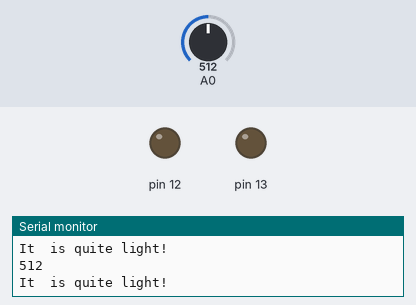
Recording of a sketch running on a simulated Arduino Uno, built with avr-gcc and run on an emulated ATmega328P. On the bench: output pins drawn as LEDs (lit = HIGH), the last lines printed to the serial monitor. The inputs (shaded band) are chosen by the test bench; at power-on: A0 = 512.

Above: at 1.8 s.
1.9 s: A0 set to 469
3.4 s: A0 set to 435
At 5.0 s:
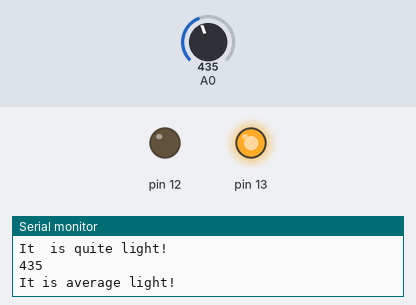
5.5 s: A0 set to 239
7.2 s: A0 set to 217
At 9.2 s:
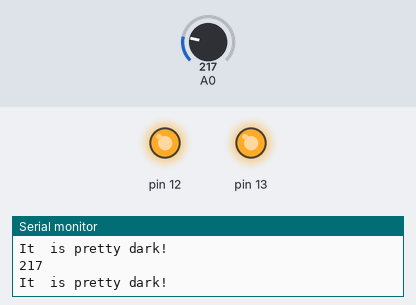
9.5 s: A0 set to 306
At 10.9 s:
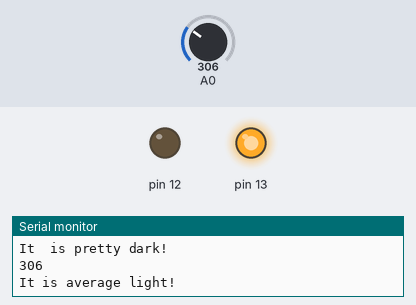
11.5 s: A0 set to 219
At 12.4 s:
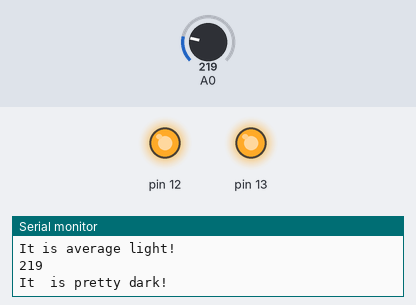
Timing chart, 0 to 14.5 s (numbered marks = the images above; inputs shaded):
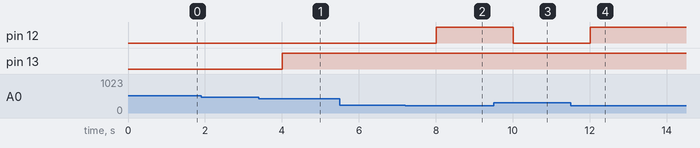

The sketch:

analog_in_code.ino
```cpp
int light = 0;

void setup() {

    Serial.begin(9600);
    pinMode(13, OUTPUT);
    pinMode(12, OUTPUT);
}

void  loop() {

    light = analogRead(A0);

    Serial.println(light);

    if(light > 450) {
        Serial.println("It  is quite light!");
        digitalWrite(13,LOW);
        digitalWrite(12,LOW);
    }
    else if(light > 229 && light < 451) {
        Serial.println("It is average light!");
       digitalWrite(13, HIGH);
       digitalWrite(12,LOW);
    }
    else {
        Serial.println("It  is pretty dark!");
        digitalWrite(13,HIGH);
        digitalWrite(12,HIGH);
    }
    delay(1000);
}
```

digital_in__1_.c
```cpp

```

digital_out.c
```cpp
#define F_CPU 16000000UL  // Define CPU frequency as 16 MHz
#include <avr/io.h>       // Include AVR input/output header
#include <util/delay.h>   // Include delay functions

void setup() {
    // Set LED_BUILTIN (PB5) as output
    DDRB |= (1 << DDB5);
}

void loop() {
    // Set pin 12 (PD6) as input
    DDRD &= ~(1 << DDD6);

    // Read the value of pin 12 (PD6)
    uint8_t switchstate = PIND & (1 << PIND6);

    // Set pin 13 (PB5) as output
    DDRB |= (1 << DDB5);

    // Turn on the LED connected to pin 13 (PB5)
    PORTB |= (1 << PORTB5);
    _delay_ms(1000);

    // Turn off the LED connected to pin 13 (PB5)
    PORTB &= ~(1 << PORTB5);
    _delay_ms(1000);
}

int main(void) {
    setup();
    while (1) {
        loop();
    }
    return 0;
}
```

Measured:
- the behaviour switches between 451 and 450 on A0 (found by bisection; images 0 and 1)
- the behaviour switches between 230 and 229 on A0 (found by bisection; images 1 and 2)
- after the input at 3.4 s, pin 13: LOW → HIGH after 0.60 s
- after the input at 7.2 s, pin 12: LOW → HIGH after 0.80 s
- after the input at 9.5 s, pin 12: HIGH → LOW after 0.51 s
- after the input at 11.5 s, pin 12: LOW → HIGH after 0.51 s
